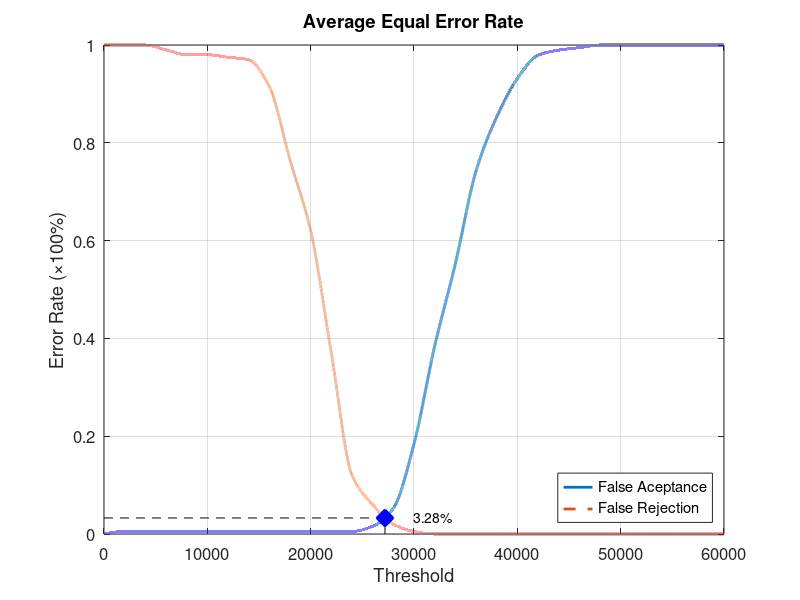
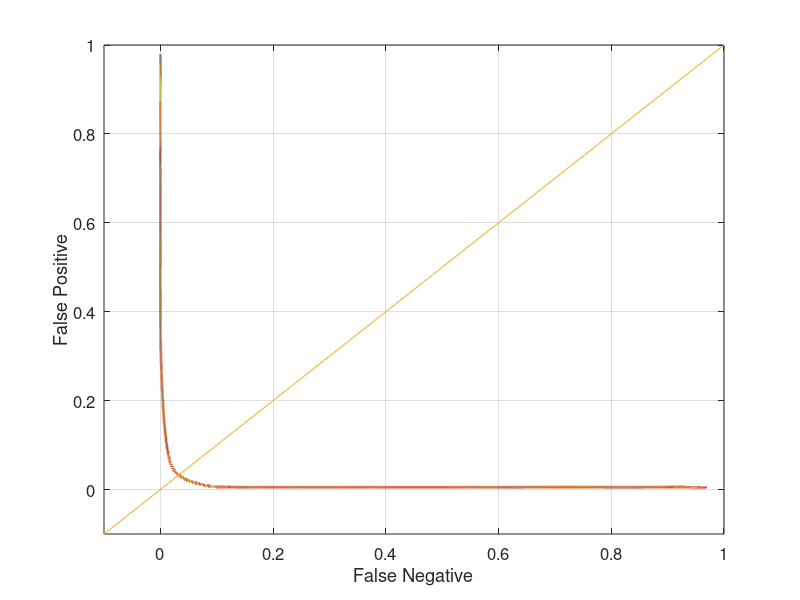

Here is the MATLAB script that generated these plots, in order:
function yEER = Database3_1
close all;
clear;
clc;
x = 0:2000:60000;
xq = 0:0.5:60000;

y0 = [0 0.00526316 0.00526316 0.00526316 0.00526316 0.00526316 0.00526316 0.00526316 0.00526316 0.00526316 0.00526316 0.00526316 0.00526316 0.0157895 0.0526316 0.184211 0.384211 0.552632 0.742105 0.852632 0.931579 0.978947 0.989474 0.994737 1 1 1 1 1 1 1];
yy0 = interp1(x, y0, xq, 'pchip');
y1 = [1 1 1 0.99 0.98 0.98 0.975 0.97 0.915 0.765 0.62 0.37 0.12 0.06 0.02 0.005 0 0 0 0 0 0 0 0 0 0 0 0 0 0 0];
yy1 = interp1(x, y1, xq, 'pchip');

% Calculating EER: 
y2 = abs(y0 - y1);
find(y2 == min(y2))
yy2 = abs(yy0 - yy1);
xEER = find(yy2 == min(yy2));
xEERIndex = xq(xEER) % X-axis EER
yEER = yy0(xEER) % Y-axis EER

main = figure
plot(xq, yy0,'-','LineWidth', 2);	hold on
plot(xq, yy1,'--','LineWidth', 2);	hold on
plot([xEERIndex xEERIndex], [0 yEER], 'k--');	hold on
plot([0 xEERIndex], [yEER yEER], 'k--');	hold on
plot(xEERIndex, yEER, 'bx', 'LineWidth', 10);	hold on
text(xEERIndex + 10 * xEERIndex / 100, yEER, [num2str(round((10000 * yEER)) / 100) '%'])
legend('False Aceptance', 'False Rejection', 'Location', 'SouthEast')
xlabel('Threshold')
ylabel('Error Rate (\times100%)')
title('Average Equal Error Rate')
set(gca, 'FontSize', 12)
axis([0 60000 0 1])
grid on

print(main, 'Database3_1Main', '-dpng');
FNRxFPR = figure('Color', [1 1 1]);
plot(yy1, yy0, '-', yy1, yy0, 'LineWidth', 2);
hold on
y = -0.1:0.1:1
plot(y, y); 
set(gca, 'FontSize', 12)
xlabel('False Negative')
ylabel('False Positive')
axis([-0.1 1 -0.1 1])
set(gca, 'FontSize', 12)
grid on

print(FNRxFPR, 'Database3_1FNRxFPR','-dpng');
end
